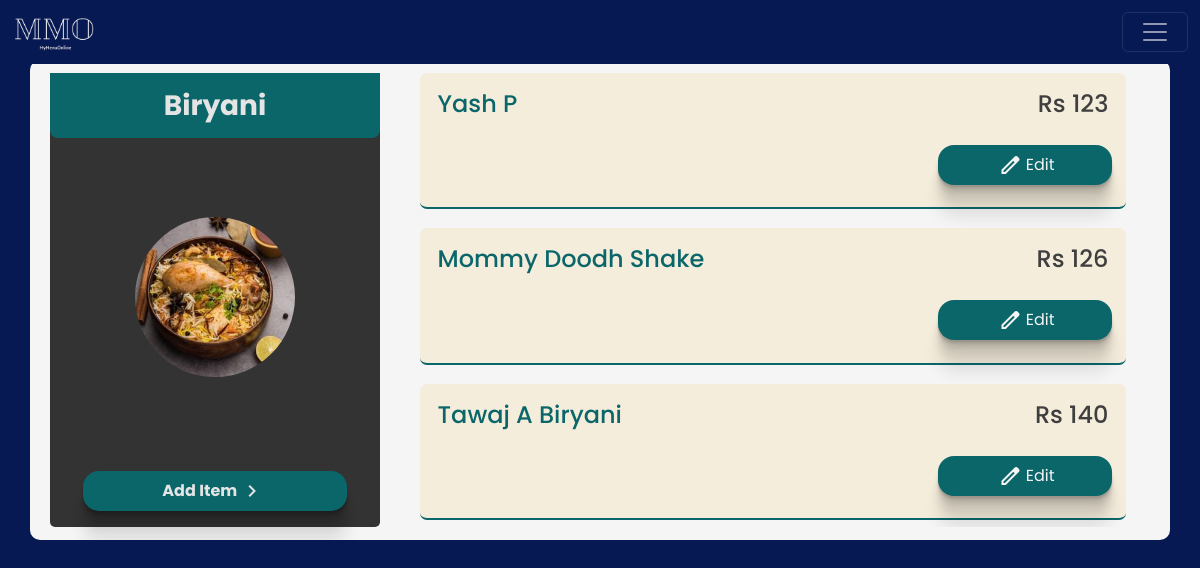
The app's page /client/items/category=33/ (signed in), older data.
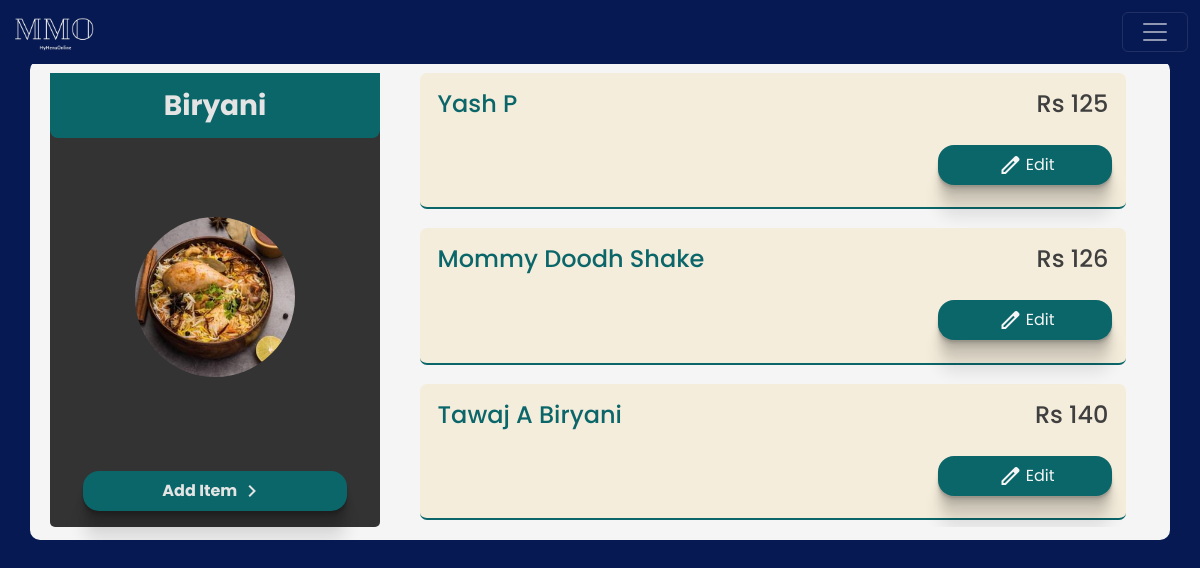
The same page, newer data.
### client/models.py (models this page shows, shortened)
class Header(models.Model):
    header_text = models.CharField(max_length=100)
    image = models.ImageField(upload_to='images', height_field=None, width_field=None, max_length=None, blank=True, null=True)
    menu = models.ForeignKey(Menu, on_delete=models.CASCADE, related_name='headers')
    description = models.CharField(max_length=50, blank= True, default="")

class Item(models.Model):
    header = models.ForeignKey(Header, on_delete=models.CASCADE)
    item_name = models.CharField( max_length=50)
    price = models.IntegerField()
    vegnonveg = models.CharField(max_length=15,)
    tags = models.CharField( max_length=50)
    def __str__(self):
        return f'{self.item_name}  {self.price}'

### client/views.py (the view)
# urls.py: path('items/category=<int:id>/', views.itemList, name= 'itemList'),
@login_required
@menu_creation
def itemList(request, id):
    try:
        header = Header.objects.get(id = id)
    except:
        return HttpResponse('404 page not found')
    if header.menu.user == request.user:
        items = Item.objects.filter(header= header).order_by('price')
        print(items)
        data = {
            'header' : header,
            'items': items,
        }
        return render(request, 'client/itemList.html',data )
    else:
        return HttpResponse('You are not authorized to view this page')

### client/views.py (called while the page is built)
def menu_creation(view_func, verification_url="/client/menucreation/"):
    @functools.wraps(view_func)
    def wrapper(request, *args, **kwargs):
        if Menu.objects.filter(user=request.user).exists():
            return view_func(request, *args, **kwargs)
        messages.info(request, "create menu first")
        print("create menu first")
        return redirect(verification_url)
    return wrapper

### templates/client/itemList.html (shortened to what this page needs)
{% load static %}
<!doctype html>
<html lang="en">
  <head>
    <link rel="stylesheet" href="{% static 'css/styleAdmin.css' %}">
    <link href="https://cdn.jsdelivr.net/npm/bootstrap@5.3.1/dist/css/bootstrap.min.css" rel="stylesheet">
  </head>
  <body>
    {% include 'client/navBar.html' %}
      <div class="container  flexCol">
        <div class="cateloginList ">
          <h3>{{header.header_text}}</h3>
          {% if header.image %}
          <img src="{{header.image.url}}" alt="">
          {% else %}
          <img src="{% static 'img/burger.jpg' %}" alt="">
          {% endif %}
          <p class="myActionButton" onclick="parent.location.href='/client/items/category={{header.id}}/add'"> Add Item<span class="material-symbols-outlined">
            </span></p>
        </div>
        <div class="itemListScroll">
          {% for item in items %}
          <div class="myListItem itermListBlock">
         <div class="itermList">
           <h4 class="makeBoldColor">{{item.item_name}}</h4>
           <h4>Rs   {{item.price}}</h4>
          </div>
          <div class="categoryButton listnewItem">
            <p onclick="parent.location.href='/client/items/category={{header.id}}/edit/item={{item.id}}'" > <span class="material-symbols-outlined">
            </span>Edit</p>
          </div>
     </div>
     {% endfor %}
</div>
</div>
</body>
</html>

### templates/client/navBar.html (shortened to what this page needs)
{% load static %}
<nav  style="  background-color: #071952 !important;" class="navbar navbar-dark bg-dark fixed-top">
  <div class="container-fluid">
    <img class="myMMOlogo navbar-brand" src="{% static "img/whiteTextMMO-removebg-preview.png" %}" alt="">
    <button class="navbar-toggler" type="button" data-bs-toggle="offcanvas" data-bs-target="#offcanvasDarkNavbar" aria-controls="offcanvasDarkNavbar" aria-label="Toggle navigation">
      <span class="navbar-toggler-icon"></span>
    </button>
  </div>
</nav>

### static/css/styleAdmin.css (style rules this page uses)
:root { --text: #3f3f3f; --background: #e4e4e4; --primaryDark : #0B666A; --navPrimaryDark : #071952; --primary : #0B666A; --alertRed : #C70039 }
* { font-family: 'Poppins', sans-serif; scrollbar-color: var(--background); scroll-behavior: smooth; }
h1,h2,h3,h4,h5,h6 { text-transform: capitalize; }
body { color: var(--text); background-color: var(--navPrimaryDark) !important; }
.navbar { background-color: rgba(255, 255, 255, 0) !important; }
.myMMOlogo { height: 3rem; mix-blend-mode: lighten; position: relative; z-index: 1; }
.container { max-width: 1140px; z-index: 11; background-color: whitesmoke; margin: 5% 20%; padding: 0.8rem; border-radius: 10px; }
::placeholder { opacity: 1; color: var(--text); }
.flexCol { display: flex; justify-content: space-around; align-items: center; overflow:hidden; height: 480px; }
.categoryButton { display: flex; justify-content: space-between; align-items: center; text-align: center; }
.categoryButton > p { margin: auto; width: 80%; color: whitesmoke !important; display: flex; justify-content: center; align-items: center; padding: 0.5rem; background-color: var(--primaryDark); margin: 0.5rem ; cursor: pointer; border-radius: 1rem; opacity: 1; }
.myActionButton { margin: auto; width: 80%; color: var(--background); display: flex; justify-content: center; align-items: center; padding: 0.5rem; background-color: #0B666A; font-weight: bolder; margin: 1rem ; cursor: pointer; border-radius: 1rem; box-shadow: 0 2px 1px rgba(0,0,0,0.09), 0 4px 2px rgba(0,0,0,0.09), 0 8px 4px rgba(0,0,0,0.09), 0 16px 8px rgba(0,0,0,0.09), 0 32px 16px rgba(0,0,0,0.09); }
p> span { margin: 0 0.2rem; }
.itermList { display: flex; justify-content: space-between; align-items: center; align-content: center; height: 3.2rem; margin: 0.2rem 0.7rem; border-radius: 1rem; }
.cateloginList { border-radius: 5px; height: 100%; width: 30%; display: flex; flex-direction: column; align-items: center; align-content: center; background-color: #333; margin: 0 0.5rem; }
.itemListScroll { border-radius: 5px; height: 100%; width: 70%; overflow: scroll; }
.cateloginList > img { height: 10rem; width: 10rem; border-radius: 50%; margin: auto; object-fit: cover; }
.cateloginList > h3 { margin: 1rem auto; font-weight: bolder; color: whitesmoke; }
.itermListBlock { border-radius: 7px; color: var(--text); margin-bottom: 1.2rem; padding: 0.4rem; background-color: #f5eddc; height: 30%; margin-left: 2rem; margin-right: 2rem; border-bottom: 2px solid var(--primaryDark); }
.listnewItem { justify-content: space-between; }
.listnewItem > p { width: 25%; box-shadow: 0 2px 1px rgba(0,0,0,0.09), 0 4px 2px rgba(0,0,0,0.09), 0 8px 4px rgba(0,0,0,0.09), 0 16px 8px rgba(0,0,0,0.09), 0 32px 16px rgba(0,0,0,0.09); }
.makeBoldColor { color: var(--navPrimaryDark) !important; }
@media only screen and (min-width: 700px) { .cateloginList > h3 { width: 100%; text-align: center; padding: 1rem; background-color: var(--primaryDark); color: var(--background) !important; margin: 0; border-radius: 0rem 0rem 0.5rem 0.5rem; } }
@media only screen and (min-width: 700px) { .container { margin-bottom: 0 !important ; } }
.addCategoryButtonBlock > p,span { margin: auto 0.3rem; }
.makeBoldColor { color: var(--primary) !important; }

Row changes from the older to the newer data that the page shows:
changed Item "Yash P": price "123" → "125"
